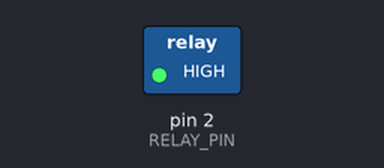
Simulated run of this sketch. Board: Arduino Uno, built with avr-gcc and run on an emulated ATmega328P. On the bench: switched loads named in the sketch (green lamp = pin HIGH).

Above: at 2.5 s.
At 6.0 s:
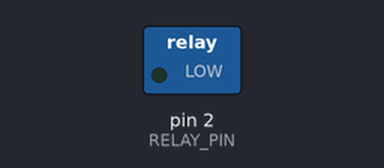
Timing chart, 0 to 9.1 s (numbered marks = the images above):
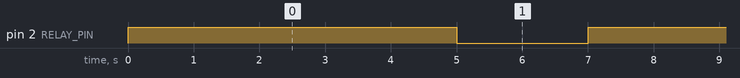

The sketch:

RelayTest.ino
```cpp
#define RELAY_PIN 2

void setup() {
    Serial.begin(9600);
    pinMode(RELAY_PIN, OUTPUT);
}

void loop() {
    digitalWrite(RELAY_PIN, HIGH);
    delay(5000);
    digitalWrite(RELAY_PIN, LOW);
    delay(2000);
}
```

Measured:
- by itself, pin 2 (RELAY_PIN): alternates HIGH for 5.0 s and LOW for 2.0 s
